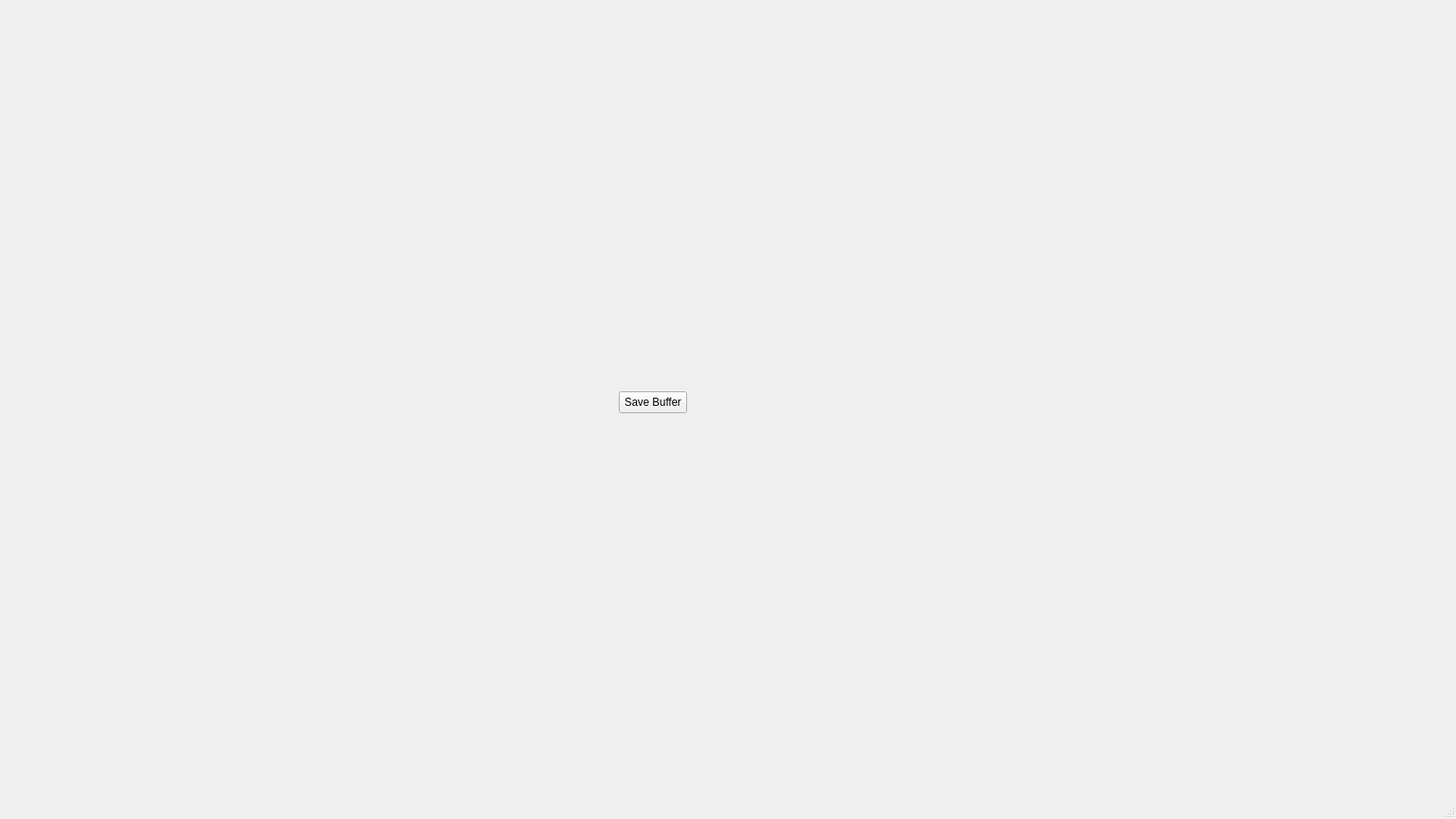
<?xml version="1.0" encoding="UTF-8"?>
<ui version="4.0">
 <class>MainWindow</class>
 <widget class="QMainWindow" name="MainWindow">
  <property name="geometry">
   <rect>
    <x>0</x>
    <y>0</y>
    <width>1600</width>
    <height>900</height>
   </rect>
  </property>
  <property name="windowTitle">
   <string>MainWindow</string>
  </property>
  <widget class="QWidget" name="centralwidget">
   <widget class="QCustomPlot" name="customPlot_avgSig" native="true">
    <property name="geometry">
     <rect>
      <x>10</x>
      <y>10</y>
      <width>651</width>
      <height>201</height>
     </rect>
    </property>
   </widget>
   <widget class="QCustomPlot" name="customPlot_img_sc" native="true">
    <property name="geometry">
     <rect>
      <x>1140</x>
      <y>10</y>
      <width>451</width>
      <height>401</height>
     </rect>
    </property>
   </widget>
   <widget class="QCustomPlot" name="customPlot_pa_m1" native="true">
    <property name="geometry">
     <rect>
      <x>10</x>
      <y>220</y>
      <width>651</width>
      <height>201</height>
     </rect>
    </property>
   </widget>
   <widget class="QCustomPlot" name="customPlot_sc_m1" native="true">
    <property name="geometry">
     <rect>
      <x>10</x>
      <y>430</y>
      <width>651</width>
      <height>201</height>
     </rect>
    </property>
   </widget>
   <widget class="QCustomPlot" name="customPlot_img_pa" native="true">
    <property name="geometry">
     <rect>
      <x>680</x>
      <y>10</y>
      <width>451</width>
      <height>401</height>
     </rect>
    </property>
   </widget>
   <widget class="QCustomPlot" name="customPlot_gsc_m1" native="true">
    <property name="geometry">
     <rect>
      <x>10</x>
      <y>640</y>
      <width>651</width>
      <height>201</height>
     </rect>
    </property>
   </widget>
   <widget class="QCustomPlot" name="customPlot_img_gsc" native="true">
    <property name="geometry">
     <rect>
      <x>1140</x>
      <y>430</y>
      <width>451</width>
      <height>401</height>
     </rect>
    </property>
   </widget>
   <widget class="QPushButton" name="pushButton">
    <property name="geometry">
     <rect>
      <x>680</x>
      <y>430</y>
      <width>75</width>
      <height>24</height>
     </rect>
    </property>
    <property name="text">
     <string>Save Buffer</string>
    </property>
   </widget>
  </widget>
  <widget class="QMenuBar" name="menubar">
   <property name="geometry">
    <rect>
     <x>0</x>
     <y>0</y>
     <width>1600</width>
     <height>22</height>
    </rect>
   </property>
  </widget>
  <widget class="QStatusBar" name="statusbar"/>
 </widget>
 <customwidgets>
  <customwidget>
   <class>QCustomPlot</class>
   <extends>QWidget</extends>
   <header>qcustomplot.h</header>
   <container>1</container>
  </customwidget>
 </customwidgets>
 <resources/>
 <connections/>
</ui>
